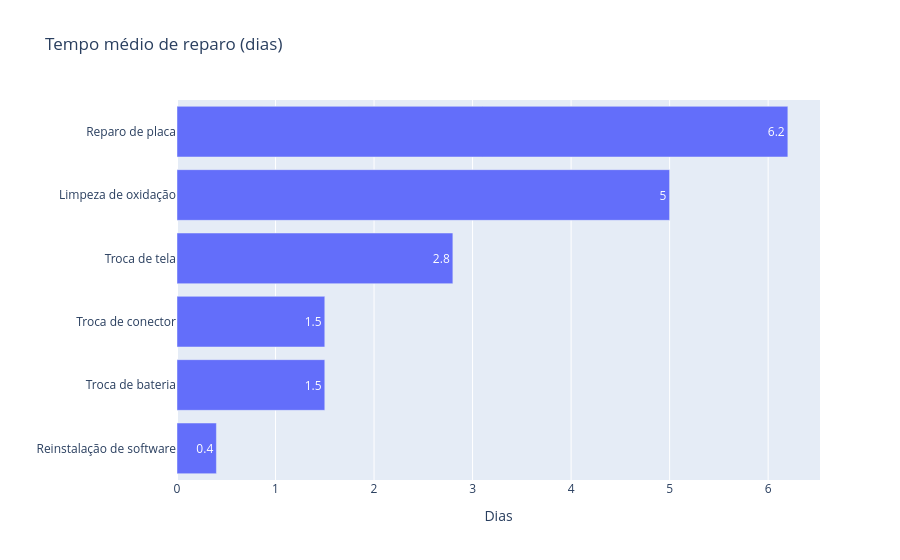

The code cell stored with this chart in its notebook:
### Markdown cell above
## 4. Tempo médio de reparo por tipo de reparo

### Code cell
tempo = df.groupby("tipo_reparo")["dias_reparo"].mean().round(1).reset_index()
tempo = tempo.sort_values("dias_reparo")

fig = px.bar(tempo, x="dias_reparo", y="tipo_reparo", orientation="h",
             title="Tempo médio de reparo (dias)", text="dias_reparo")
fig.update_layout(xaxis_title="Dias", yaxis_title="")
fig.show()
print(f"Tempo médio geral: {df['dias_reparo'].mean():.1f} dias")

### Figure 1 — Plotly figure (JSON) as saved in the notebook; plotly's stock layout.template omitted (floating-point values rounded to 4 significant figures)
{"data": [{"hovertemplate": "dias_reparo=%{text}<br>tipo_reparo=%{y}<extra></extra>", "legendgroup": "", "marker": {"color": "#636efa", "pattern": {"shape": ""}}, "name": "", "orientation": "h", "showlegend": false, "text": [0.4, 1.5, 1.5, 2.8, 5.0, 6.2], "textposition": "auto", "type": "bar", "x": [0.4, 1.5, 1.5, 2.8, 5.0, 6.2], "xaxis": "x", "y": ["Reinstalação de software", "Troca de bateria", "Troca de conector", "Troca de tela", "Limpeza de oxidação", "Reparo de placa"], "yaxis": "y"}], "layout": {"barmode": "relative", "legend": {"tracegroupgap": 0}, "title": {"text": "Tempo médio de reparo (dias)"}, "xaxis": {"anchor": "y", "domain": [0.0, 1.0], "title": {"text": "Dias"}}, "yaxis": {"anchor": "x", "domain": [0.0, 1.0], "title": {"text": ""}}}}
